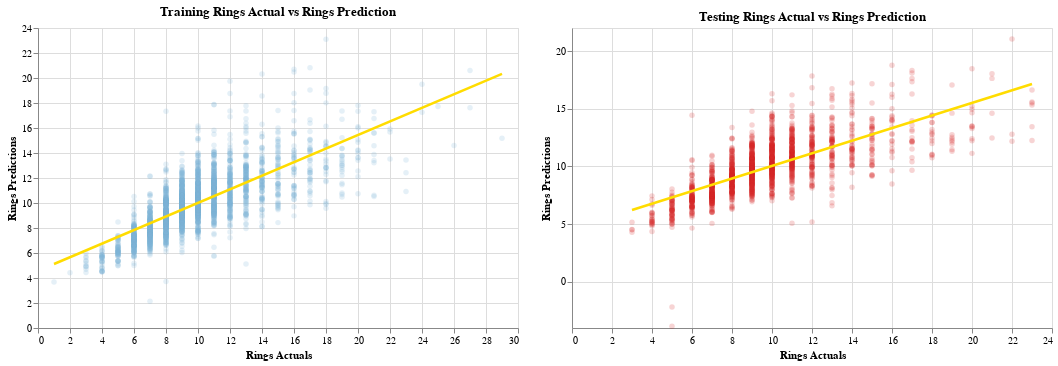

Here is the notebook cell this chart was saved with:
### Code cell
# Now we've fit a model lets visualise the results

df_train_predictions = pd.DataFrame({
  'actuals': experiment.y_train,
  'predictions': experiment.y_train_pred
})

df_testing_predictions = pd.DataFrame({
  'actuals': experiment.y_test,
  'predictions': experiment.y_test_pred
})

# Create an actual vs prediction scatter plot for our training data
train_actual_prediction = alt.Chart(df_train_predictions, title="Training Rings Actual vs Rings Prediction").mark_circle(opacity=0.2).encode(
  x=alt.X('actuals', title="Rings Actuals"),
  y=alt.Y('predictions', title="Rings Predictions"),
  color=alt.ColorValue('#7BB2D9'),
).properties(
  width=480,
  height=300
)

# Create a line of best fit for our training data
train_line_of_best_fit = train_actual_prediction.transform_regression(
  'actuals',
  'predictions',
  method="linear"
).mark_line(strokeWidth=2.5).encode(
  color=alt.ColorValue('#FFDC00'),
  opacity=alt.value(1),
)

# Create an actual vs prediction scatter plot for our testing data
test_actual_prediction = alt.Chart(df_testing_predictions, title="Testing Rings Actual vs Rings Prediction").mark_circle(opacity=0.2).encode(
  x=alt.X('actuals', title="Rings Actuals"),
  y=alt.Y('predictions', title="Rings Predictions"),
  color=alt.ColorValue('#D62828'),
).properties(
  width=480,
  height=300
)

# Create a line of best fit for our testing data
testing_line_of_best_fit = test_actual_prediction.transform_regression(
  'actuals',
  'predictions',
  method="linear"
).mark_line(strokeWidth=2.5).encode(
  color=alt.ColorValue('#FFDC00'),
  opacity=alt.value(1),
)


actual_prediction_seperate = (train_actual_prediction + train_line_of_best_fit) | (test_actual_prediction + testing_line_of_best_fit)
actual_prediction_seperate.save('assets/actual_prediction_seperate.png', ppi=100)
actual_prediction_seperate

### Figure 1 — Vega-Lite specification as saved in the notebook (floating-point values rounded to 4 significant figures; data arrays with more than 128 entries replaced by an {"elided": "..."} marker saying what was removed)
{"config": {"view": {"continuousWidth": 300, "continuousHeight": 300}}, "hconcat": [{"layer": [{"mark": {"type": "circle", "opacity": 0.2}, "encoding": {"color": {"value": "#7BB2D9"}, "x": {"field": "actuals", "title": "Rings Actuals", "type": "quantitative"}, "y": {"field": "predictions", "title": "Rings Predictions", "type": "quantitative"}}, "title": "Training Rings Actual vs Rings Prediction"}, {"mark": {"type": "line", "strokeWidth": 2.5}, "encoding": {"color": {"value": "#FFDC00"}, "opacity": {"value": 1}, "x": {"field": "actuals", "title": "Rings Actuals", "type": "quantitative"}, "y": {"field": "predictions", "title": "Rings Predictions", "type": "quantitative"}}, "title": "Training Rings Actual vs Rings Prediction", "transform": [{"on": "actuals", "regression": "predictions", "method": "linear"}]}], "data": {"name": "data-c1eef1847ad848b5c0e095ec00a2e211"}, "height": 300, "width": 480}, {"layer": [{"mark": {"type": "circle", "opacity": 0.2}, "encoding": {"color": {"value": "#D62828"}, "x": {"field": "actuals", "title": "Rings Actuals", "type": "quantitative"}, "y": {"field": "predictions", "title": "Rings Predictions", "type": "quantitative"}}, "title": "Testing Rings Actual vs Rings Prediction"}, {"mark": {"type": "line", "strokeWidth": 2.5}, "encoding": {"color": {"value": "#FFDC00"}, "opacity": {"value": 1}, "x": {"field": "actuals", "title": "Rings Actuals", "type": "quantitative"}, "y": {"field": "predictions", "title": "Rings Predictions", "type": "quantitative"}}, "title": "Testing Rings Actual vs Rings Prediction", "transform": [{"on": "actuals", "regression": "predictions", "method": "linear"}]}], "data": {"name": "data-586a4ca02dcb1814ede204e84b7c3cf5"}, "height": 300, "width": 480}], "$schema": "https://vega.github.io/schema/vega-lite/v5.15.1.json", "datasets": {"data-c1eef1847ad848b5c0e095ec00a2e211": {"elided": "2506 records"}, "data-586a4ca02dcb1814ede204e84b7c3cf5": {"elided": "1671 records"}}}
